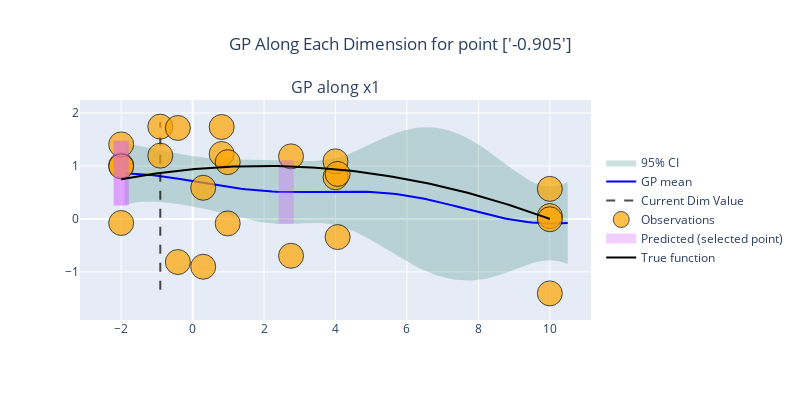

Notebook source saved alongside this figure:
### Markdown cell above
* Introducing a noise channel significantly improves fit performance, even if no technical repeats are provided to narrow down the mean.
However,a heteroscedastic, or at least technical repeat aware noise kernel would be preferable.

### Code cell
runs = tester.run(mg.GammaNoiseSGP, n_runs=4, technical_repeats=2, batch_size=3, noise_fn=noise_fn, plot_each=False).plot_GP(mg.GammaNoiseSGP, figsize=(8, 4))
plot_test(runs)

### Figure 1 — Plotly figure (JSON) as saved in the notebook; plotly's stock layout.template omitted (floating-point values rounded to 4 significant figures; data arrays with more than 128 entries replaced by an {"elided": "..."} marker saying what was removed)
{"data": [{"fill": "toself", "fillcolor": "rgba(0,100,80,0.2)", "line": {"color": "rgba(255,255,255,0)"}, "name": "95% CI", "showlegend": true, "type": "scatter", "x": {"elided": "200 float values"}, "xaxis": "x", "y": {"elided": "200 float values"}, "yaxis": "y"}, {"line": {"color": "blue"}, "mode": "lines", "name": "GP mean", "showlegend": true, "type": "scatter", "x": [-1.9, -1.775, -1.649, -1.524, -1.399, -1.274, -1.148, -1.023, -0.898, -0.7727, -0.6475, -0.5222, -0.397, -0.2717, -0.1465, -0.02121, 0.104, 0.2293, 0.3545, 0.4798, 0.6051, 0.7303, 0.8556, 0.9808, 1.106, 1.231, 1.357, 1.482, 1.607, 1.732, 1.858, 1.983, 2.108, 2.233, 2.359, 2.484, 2.609, 2.734, 2.86, 2.985, 3.11, 3.235, 3.361, 3.486, 3.611, 3.736, 3.862, 3.987, 4.112, 4.237, 4.363, 4.488, 4.613, 4.738, 4.864, 4.989, 5.114, 5.239, 5.365, 5.49, 5.615, 5.74, 5.866, 5.991, 6.116, 6.241, 6.367, 6.492, 6.617, 6.742, 6.868, 6.993, 7.118, 7.243, 7.369, 7.494, 7.619, 7.744, 7.87, 7.995, 8.12, 8.245, 8.371, 8.496, 8.621, 8.746, 8.872, 8.997, 9.122, 9.247, 9.373, 9.498, 9.623, 9.748, 9.874, 9.999, 10.12, 10.25, 10.37, 10.5], "xaxis": "x", "y": [0.8618, 0.859, 0.855, 0.8499, 0.8435, 0.8361, 0.8275, 0.818, 0.8075, 0.7961, 0.784, 0.7712, 0.7578, 0.7439, 0.7297, 0.7152, 0.7005, 0.6858, 0.6712, 0.6568, 0.6427, 0.6289, 0.6156, 0.6029, 0.5907, 0.5793, 0.5687, 0.5588, 0.5498, 0.5417, 0.5344, 0.5281, 0.5226, 0.518, 0.5143, 0.5114, 0.5092, 0.5078, 0.507, 0.5068, 0.5071, 0.5079, 0.5089, 0.5102, 0.5117, 0.5132, 0.5146, 0.5158, 0.5168, 0.5174, 0.5175, 0.517, 0.5159, 0.514, 0.5113, 0.5077, 0.5031, 0.4975, 0.4909, 0.4831, 0.4741, 0.464, 0.4527, 0.4403, 0.4267, 0.412, 0.3962, 0.3794, 0.3616, 0.3429, 0.3234, 0.3032, 0.2823, 0.2609, 0.2391, 0.217, 0.1948, 0.1725, 0.1504, 0.1285, 0.107, 0.086, 0.06567, 0.04614, 0.02754, 0.009976, -0.006418, -0.02154, -0.03528, -0.04756, -0.05829, -0.06741, -0.07486, -0.08059, -0.08458, -0.08681, -0.08728, -0.086, -0.08298, -0.07828], "yaxis": "y"}, {"line": {"color": "black", "dash": "dash", "width": 2}, "mode": "lines", "name": "Current Dim Value", "opacity": 0.7, "showlegend": true, "type": "scatter", "x": [-0.9049, -0.9049], "xaxis": "x", "y": [-1.335, 1.83], "yaxis": "y"}, {"hoverinfo": "text", "hovertext": ["Group 0<br>x: 4<br>y: 0.787", "Group 1<br>x: 4.06<br>y: -0.342", "Group 2<br>x: -0.905<br>y: 1.74", "Group 0<br>x: 4<br>y: 1.09", "Group 1<br>x: 4.06<br>y: 0.849", "Group 2<br>x: -0.905<br>y: 1.19", "Group 3<br>x: 10<br>y: 0.055", "Group 4<br>x: 0.814<br>y: 1.74", "Group 5<br>x: -2<br>y: 1.01", "Group 3<br>x: 10<br>y: 0.568", "Group 4<br>x: 0.814<br>y: 1.23", "Group 5<br>x: -2<br>y: 1.41", "Group 6<br>x: 0.296<br>y: -0.902", "Group 7<br>x: -0.413<br>y: -0.814", "Group 8<br>x: 0.982<br>y: -0.0842", "Group 6<br>x: 0.296<br>y: 0.588", "Group 7<br>x: -0.413<br>y: 1.72", "Group 8<br>x: 0.982<br>y: 1.07", "Group 5<br>x: -2<br>y: -0.0766", "Group 9<br>x: 2.76<br>y: 1.18", "Group 3<br>x: 10<br>y: -0.0059", "Group 5<br>x: -2<br>y: 0.991", "Group 9<br>x: 2.76<br>y: -0.695", "Group 3<br>x: 10<br>y: -1.41"], "marker": {"color": "orange", "line": {"color": "black", "width": 1}, "opacity": 0.7, "size": [25, 25, 25, 25, 25, 25, 25, 25, 25, 25, 25, 25, 25, 25, 25, 25, 25, 25, 25, 25, 25, 25, 25, 25]}, "mode": "markers", "name": "Observations", "showlegend": true, "type": "scatter", "x": [4.0, 4.059, -0.9049, 4.0, 4.059, -0.9049, 10.0, 0.8137, -2.0, 10.0, 0.8137, -2.0, 0.2962, -0.4128, 0.9821, 0.2962, -0.4128, 0.9821, -2.0, 2.755, 10.0, -2.0, 2.755, 10.0], "xaxis": "x", "y": [0.7866, -0.3417, 1.743, 1.088, 0.8495, 1.195, 0.05501, 1.736, 1.014, 0.5681, 1.225, 1.407, -0.9024, -0.8137, -0.08415, 0.5881, 1.718, 1.072, -0.07661, 1.181, -0.005898, 0.991, -0.6954, -1.405], "yaxis": "y"}, {"hoverinfo": "text", "hovertext": "Predicted Group G5<br>x: -2<br>y: 0.863±0.612", "line": {"color": "#D45AFF", "width": 15}, "mode": "lines", "name": "Predicted (selected point)", "opacity": 0.3, "showlegend": true, "type": "scatter", "x": [-2, -2], "xaxis": "x", "y": [0.2516, 1.475], "yaxis": "y"}, {"hoverinfo": "text", "hovertext": "Predicted Group G5<br>x: -2<br>y: 0.863±0.612", "line": {"color": "#D45AFF", "width": 15}, "mode": "lines", "name": "Predicted (selected point)", "opacity": 0.3, "showlegend": false, "type": "scatter", "x": [-2, -2], "xaxis": "x", "y": [0.2516, 1.475], "yaxis": "y"}, {"hoverinfo": "text", "hovertext": "Predicted Group G10<br>x: 2.62<br>y: 0.509±0.602", "line": {"color": "#D45AFF", "width": 15}, "mode": "lines", "name": "Predicted (selected point)", "opacity": 0.3, "showlegend": false, "type": "scatter", "x": [2.62, 2.62], "xaxis": "x", "y": [-0.09295, 1.111], "yaxis": "y"}, {"line": {"color": "black"}, "mode": "lines", "name": "True function", "type": "scatter", "x": [-2.0, -1.879, -1.758, -1.636, -1.515, -1.394, -1.273, -1.152, -1.03, -0.9091, -0.7879, -0.6667, -0.5455, -0.4242, -0.303, -0.1818, -0.06061, 0.06061, 0.1818, 0.303, 0.4242, 0.5455, 0.6667, 0.7879, 0.9091, 1.03, 1.152, 1.273, 1.394, 1.515, 1.636, 1.758, 1.879, 2.0, 2.121, 2.242, 2.364, 2.485, 2.606, 2.727, 2.848, 2.97, 3.091, 3.212, 3.333, 3.455, 3.576, 3.697, 3.818, 3.939, 4.061, 4.182, 4.303, 4.424, 4.545, 4.667, 4.788, 4.909, 5.03, 5.152, 5.273, 5.394, 5.515, 5.636, 5.758, 5.879, 6.0, 6.121, 6.242, 6.364, 6.485, 6.606, 6.727, 6.848, 6.97, 7.091, 7.212, 7.333, 7.455, 7.576, 7.697, 7.818, 7.939, 8.061, 8.182, 8.303, 8.424, 8.545, 8.667, 8.788, 8.909, 9.03, 9.152, 9.273, 9.394, 9.515, 9.636, 9.758, 9.879, 10.0], "y": [0.75, 0.7649, 0.7794, 0.7934, 0.8069, 0.82, 0.8326, 0.8448, 0.8565, 0.8678, 0.8786, 0.8889, 0.8988, 0.9082, 0.9171, 0.9256, 0.9337, 0.9412, 0.9483, 0.955, 0.9612, 0.9669, 0.9722, 0.977, 0.9814, 0.9853, 0.9888, 0.9917, 0.9943, 0.9963, 0.9979, 0.9991, 0.9998, 1, 0.9998, 0.9991, 0.9979, 0.9963, 0.9943, 0.9917, 0.9888, 0.9853, 0.9814, 0.977, 0.9722, 0.9669, 0.9612, 0.955, 0.9483, 0.9412, 0.9337, 0.9256, 0.9171, 0.9082, 0.8988, 0.8889, 0.8786, 0.8678, 0.8565, 0.8448, 0.8326, 0.82, 0.8069, 0.7934, 0.7794, 0.7649, 0.75, 0.7346, 0.7188, 0.7025, 0.6857, 0.6685, 0.6508, 0.6327, 0.6141, 0.595, 0.5755, 0.5556, 0.5351, 0.5142, 0.4929, 0.4711, 0.4488, 0.4261, 0.4029, 0.3792, 0.3551, 0.3306, 0.3056, 0.2801, 0.2541, 0.2277, 0.2009, 0.1736, 0.1458, 0.1175, 0.08884, 0.05969, 0.03007, 0]}], "layout": {"annotations": [{"font": {"size": 16}, "showarrow": false, "text": "GP along x1", "x": 0.5, "xanchor": "center", "xref": "paper", "y": 1, "yanchor": "bottom", "yref": "paper"}], "height": 400, "legend": {"x": 1.02, "xanchor": "left", "y": 0.5, "yanchor": "middle"}, "showlegend": true, "title": {"text": "GP Along Each Dimension for point ['-0.905']", "x": 0.5, "xanchor": "center"}, "width": 800, "xaxis": {"anchor": "y", "domain": [0, 1]}, "yaxis": {"anchor": "x", "domain": [0, 1]}}}
